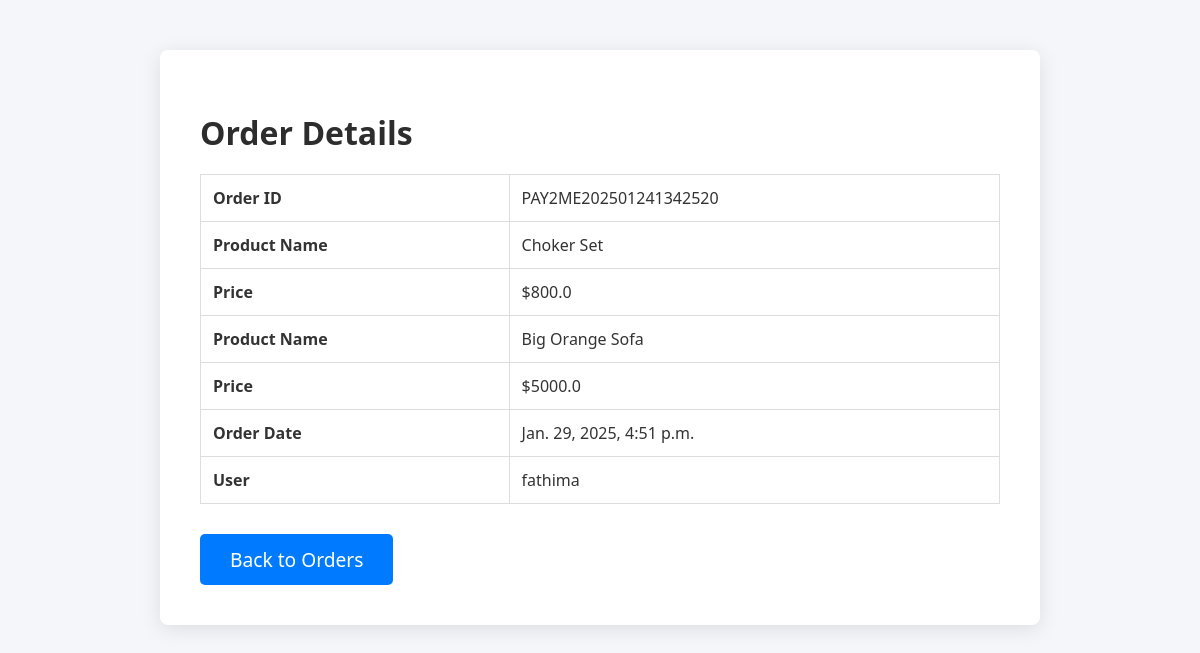
/order/47/ (signed in), run on the app's committed database.
### core/models.py (models this page shows, shortened)
class Order(models.Model):
    PENDING = 'Pending'
    COMPLETED = 'Completed'
    PROCESSING = 'Processing'
    CANCELLED = 'Cancelled'
    ORDER_STATUS_CHOICES = [
        (PENDING, 'Pending'),
        (COMPLETED, 'Completed'),
        (PROCESSING, 'Processing'),
        (CANCELLED, 'Cancelled'),
    ]
    user = models.ForeignKey(User, on_delete=models.CASCADE)
    items = models.ManyToManyField('OrderItem')  # Assuming you have an OrderItem model
    start_date = models.DateTimeField(auto_now_add=True)
    ordered_date = models.DateTimeField(auto_now_add=True)
    ordered = models.BooleanField(default=False)
    checkout_address = models.ForeignKey('CheckoutAddress', on_delete=models.SET_NULL, null=True, blank=True)
    order_id = models.CharField(max_length=100, unique=True, blank=True, null=True)
    datetime_ofpayement = models.DateTimeField(auto_now_add=True, null=True, blank=True)
    order_delivered = models.BooleanField(default=False)
    order_received = models.BooleanField(default=False)
    order_status = models.CharField(
        max_length=20,
        choices=ORDER_STATUS_CHOICES,
        default=PENDING,  # Ensure the default status is 'Pending'
    )

class OrderItem(models.Model):
    user = models.ForeignKey(User,on_delete=models.CASCADE)
    ordered = models.BooleanField(default=False)
    product = models.ForeignKey(Product,on_delete=models.CASCADE)
    quantity = models.IntegerField(default=1)

class Product(models.Model):
    name = models.CharField(max_length=100)
    category = models.ForeignKey('Category',on_delete=models.CASCADE,related_name='products')
    desc = models.TextField()
    price = models.FloatField(default=0.0)
    discount_price = models.FloatField(default=0.0, blank=True, null=True)
    product_available_count = models.IntegerField(default=0)
    img = models.ImageField(upload_to='images/', blank=True, null=True)
    def get_discount_price(self):
        return self.discount_price if self.discount_price else self.price

### core/views.py (the view)
# urls.py: path('order/<int:order_id>/', views.order_detail, name='order_detail'),
def order_detail(request, order_id):
    order = get_object_or_404(Order, id=order_id, user=request.user)
    order_items = order.items.all()
    return render(request, 'core/order_detail.html', {
        'order': order,
        'order_items': order_items,  # Pass the order items to the template
    })

### templates/core/order_detail.html (shortened to what this page needs)
<!DOCTYPE html>
<html lang="en">
<head>
</head>
<body>
    <div class="order-detail-container">
        <h1>Order Details</h1>
        <table class="order-detail-table">
            <tr>
                <th>Order ID</th>
                <td>{{ order.order_id }}</td>
            </tr>
            {% for item in order_items %}
            <tr>
                <th>Product Name</th>
                <td>{{ item.product.name }}</td>
            </tr>
            <tr>
                <th>Price</th>
                <td>${{ item.product.get_discount_price }}</td>
            </tr>
            {% endfor %}
            <tr>
                <th>Order Date</th>
                <td>{{ order.ordered_date }}</td>
            </tr>
            <tr>
                <th>User</th>
                <td>{{ order.user.username }}</td>
            </tr>
        </table>
        <a href="{% url 'track_order' %}" class="btn-home">Back to Orders</a>
    </div>
</body>
</html>

### templates/core/order_detail.html (style rules this page uses)
body { font-family: 'Segoe UI', Tahoma, Geneva, Verdana, sans-serif; background-color: #f4f6f9; margin: 0; padding: 0; color: #333; }
.order-detail-container { background-color: #ffffff; padding: 40px; margin: 50px auto; width: 80%; max-width: 800px; border-radius: 8px; box-shadow: 0 4px 20px rgba(0, 0, 0, 0.1); text-align: left; }
h1 { font-size: 2em; color: #2d2d2d; margin-bottom: 20px; }
.order-detail-table { width: 100%; margin-top: 20px; border-collapse: collapse; }
.order-detail-table th, .order-detail-table td { padding: 12px; text-align: left; font-size: 1em; border: 1px solid #ddd; }
.btn-home { background-color: #007bff; color: white; padding: 12px 30px; text-decoration: none; border-radius: 5px; font-size: 1.2em; display: inline-block; margin-top: 30px; }

### data on the page
Order: order_id "PAY2ME202501241342520", ordered_date "Jan. 29, 2025, 4:51 p.m.", user.username "fathima"
OrderItem: product.name "Choker Set", product.get_discount_price "800.0"
OrderItem: product.name "Big Orange Sofa", product.get_discount_price "5000.0"
